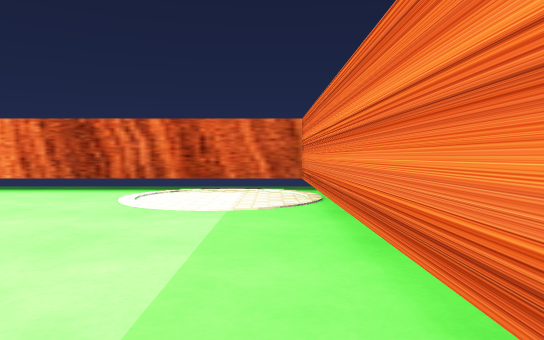
view 1 (above)

24 first-person views from a walk through a scene from a Unity 3-D project. The camera is 0.58 m above the floor, tilts 2° down and sees 70° across. The floor is counted in squares, 1 m on a side. Each view is taken from the middle of a square. On the plan, view 1 faces up. The plan holds only what a view shows up to about 10 squares ahead; the rest is blank. The place goes on beyond the plan. The player character is not drawn. Some surface patterns are stand-ins.

view 2
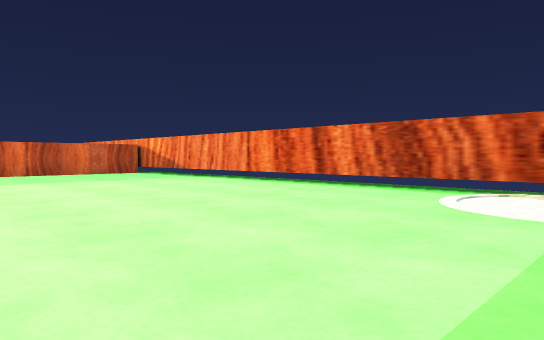

view 3
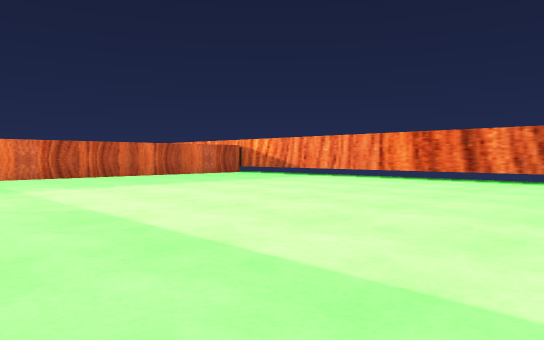

view 4
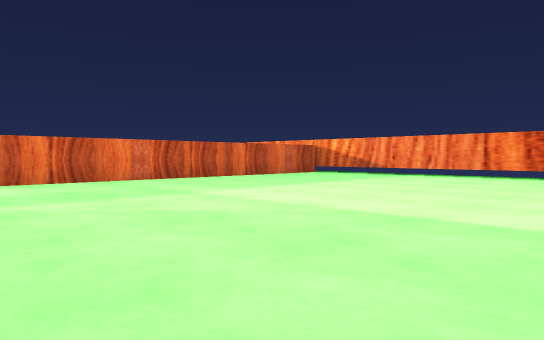

view 5
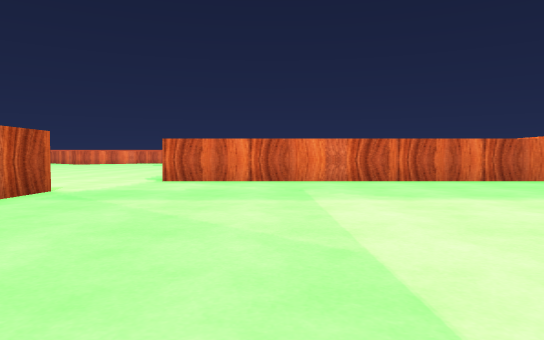

view 6
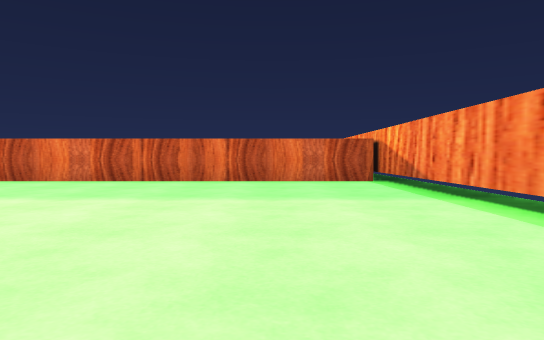

view 7
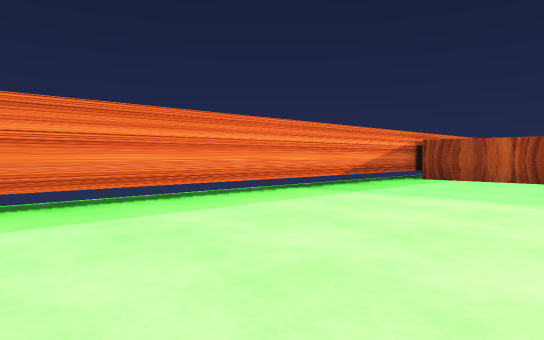

view 8
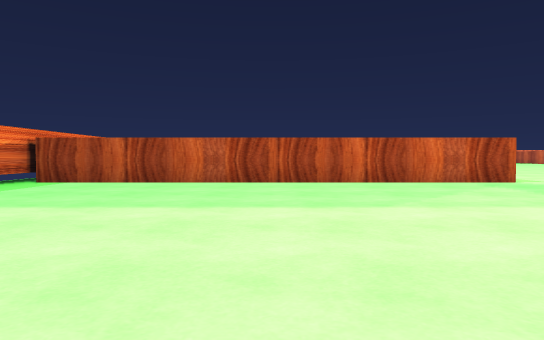

view 9
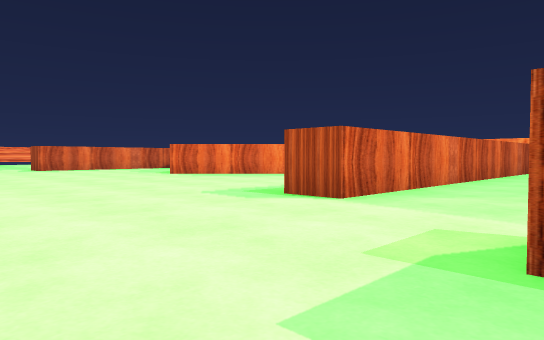

view 10
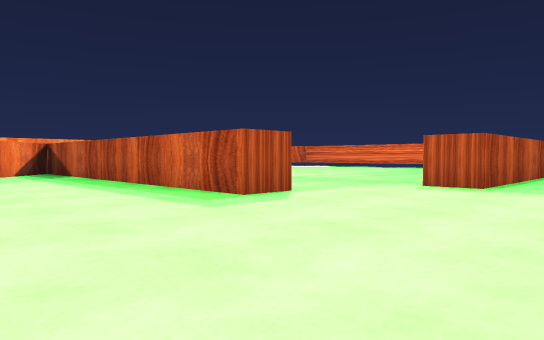

view 11
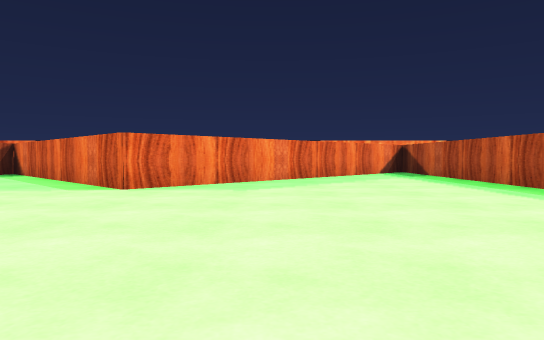

view 12
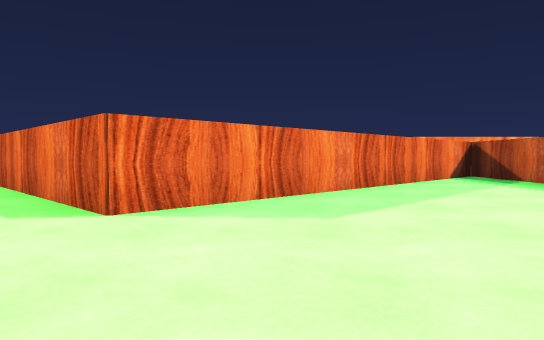

view 13
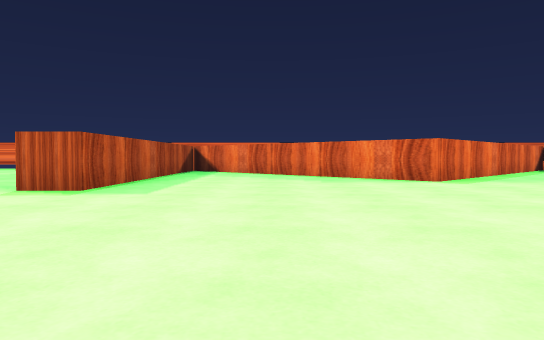

view 14
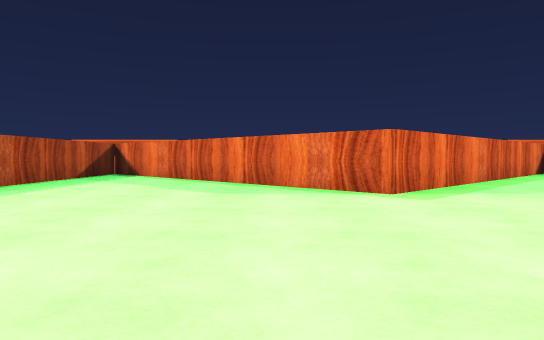

view 15
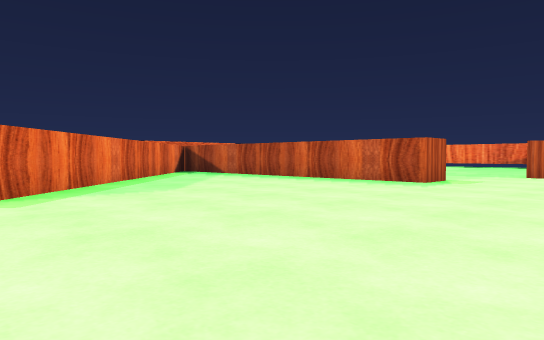

view 16
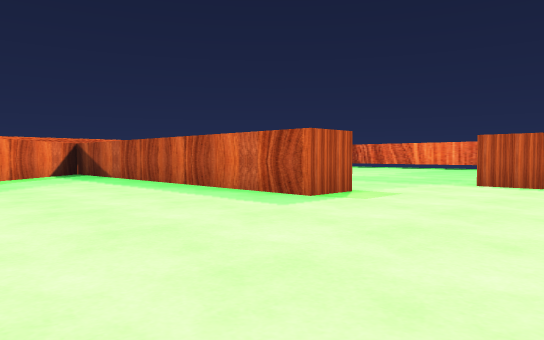

view 17
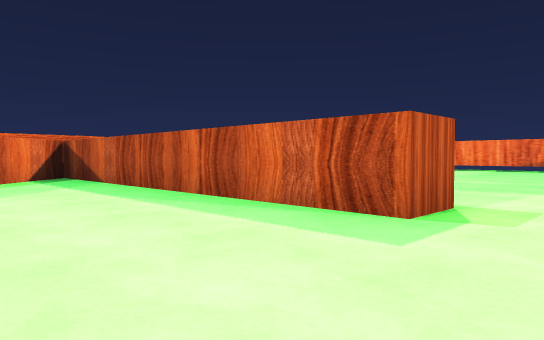

view 18
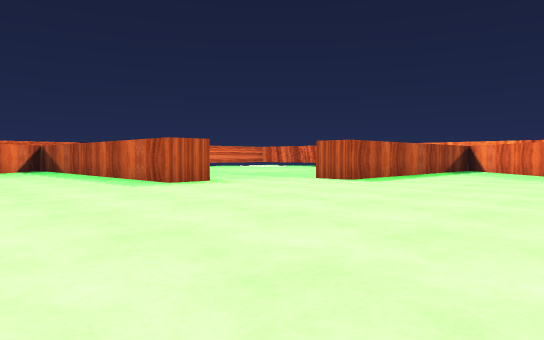

view 19
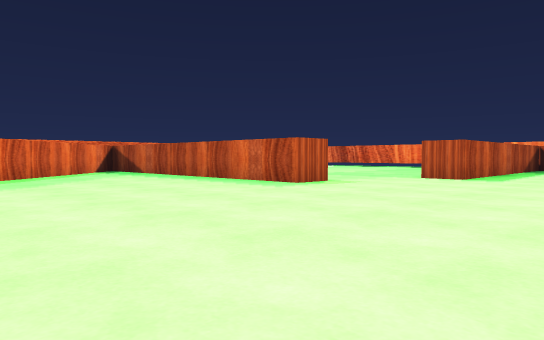

view 20
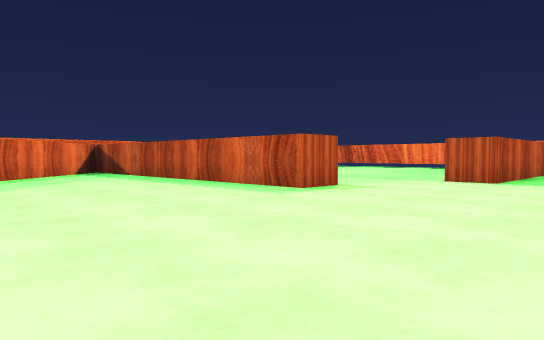

view 21
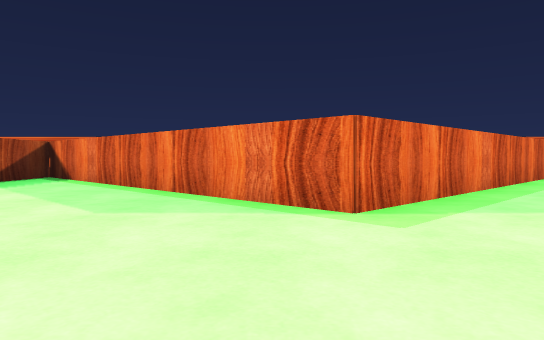

view 22
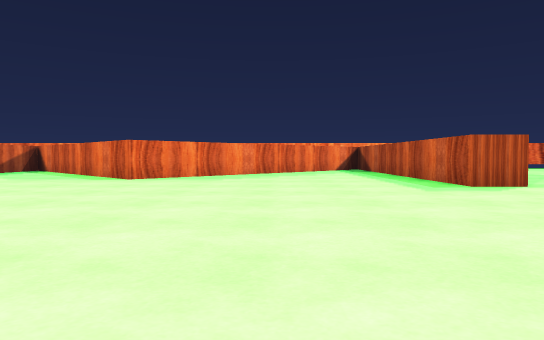

view 23
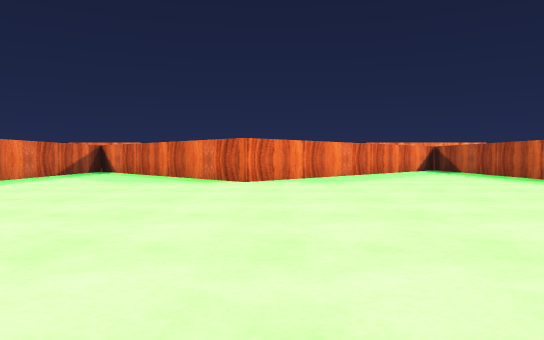

view 24
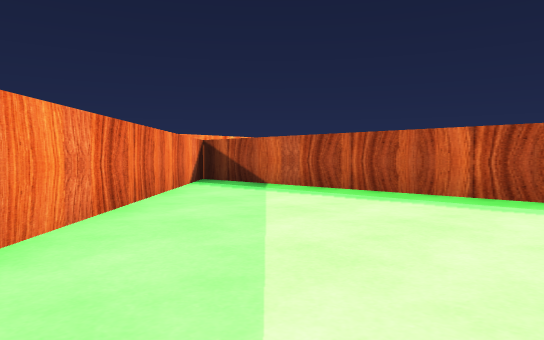

### Floor plan
Points are (right, up) in squares from view 1. A wall is a line through its corners. A room is listed if a view was taken in it or the views show most of it. See-through windows are left out.
Room 1 (views 1, 2, 3, 4, 5, 6, 7, 8)
walls: (-9.4, -5.7) (0.4, -5.7); (-13.1, 6.5) (-13.1, -4.6); (0.5, -6.1) (0.5, 6.5) (-13.6, 6.5)
ways out: opening at (-11, -5) to room 2
objects: other object (-1, 5) to (0, 6)
Room 2 (views 9, 10, 11, 12, 13, 14, 15, 16, 17, 18, 19, 20, 21, 22, 23, 24)
walls: (-10.4, -22.6) (-10.4, -21.4) (-1.2, -21.4); (-13.1, -4.6) (-14.2, -4.6) (-14.2, 5.4) (-21.6, -2.2) (-24.6, 0.8); (-12.5, -27.5) (-12.5, -25.2) (-11.4, -25.2); (-2, -6.8) (-10.4, -6.8) (-10.4, -5.7) (-9.4, -5.7); (-0.9, -21.2) (-8.1, -13.8) (-1.9, -7.6)
ways out: opening at (-11, -5) to room 1

Positions as (right, up) in squares from view 1, and headings:
1: (0, 0), facing up
2: (0, 0), facing up-left
3: (-2, -3), facing up-left
4: (-4, -5), facing up-left
5: (-4, -2), facing left
6: (-4, 4), facing left
7: (-4, 4), facing down-right
8: (-5, 3), facing down
9: (-10, -9), facing up-left
10: (-18, -9), facing up-right
11: (-19, -9), facing up
12: (-20, -6), facing up
13: (-17, -10), facing right
14: (-14, -12), facing right
15: (-14, -13), facing down-right
16: (-14, -17), facing down-right
17: (-12, -18), facing down-right
18: (-18, -17), facing down-right
19: (-16, -15), facing down-right
20: (-15, -16), facing down-right
21: (-12, -13), facing right
22: (-18, -12), facing up
23: (-21, -11), facing up
24: (-20, -3), facing up-right
